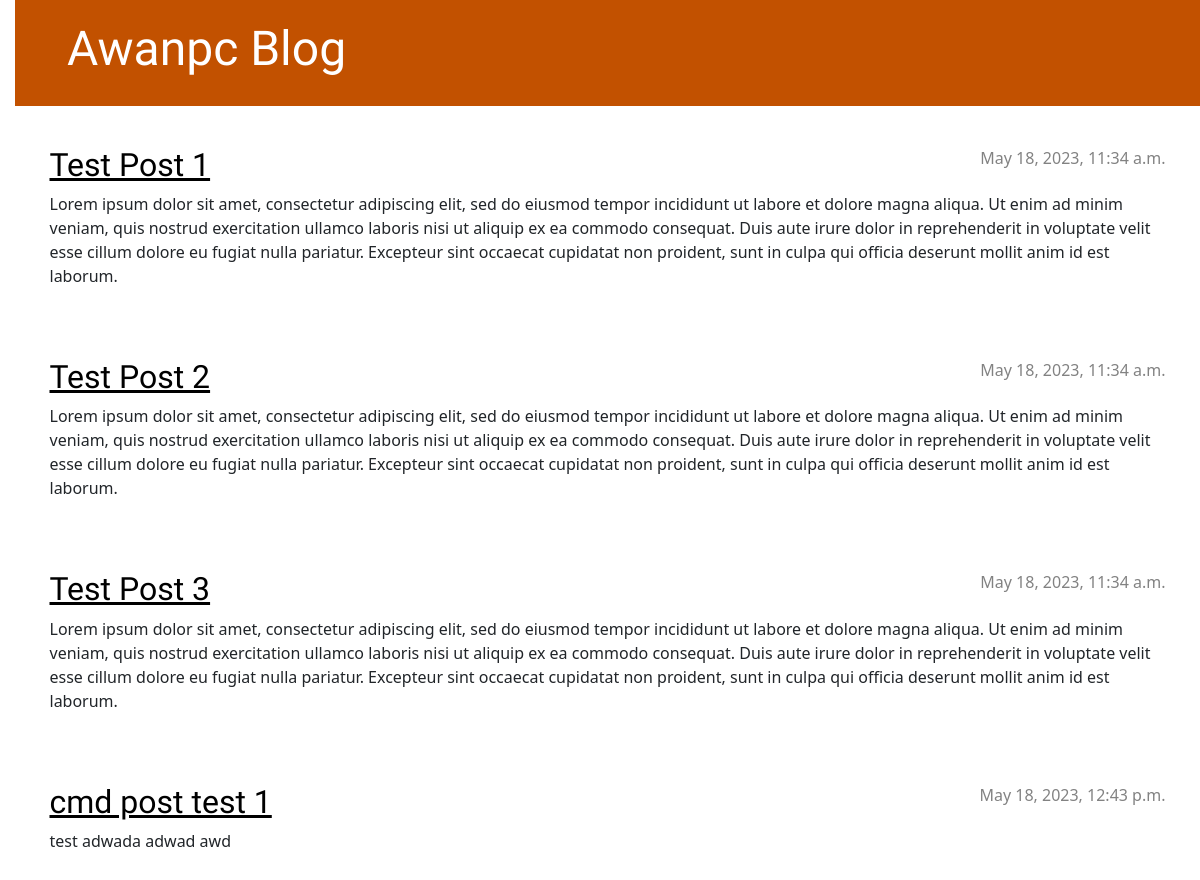
Before: / with the older database file.
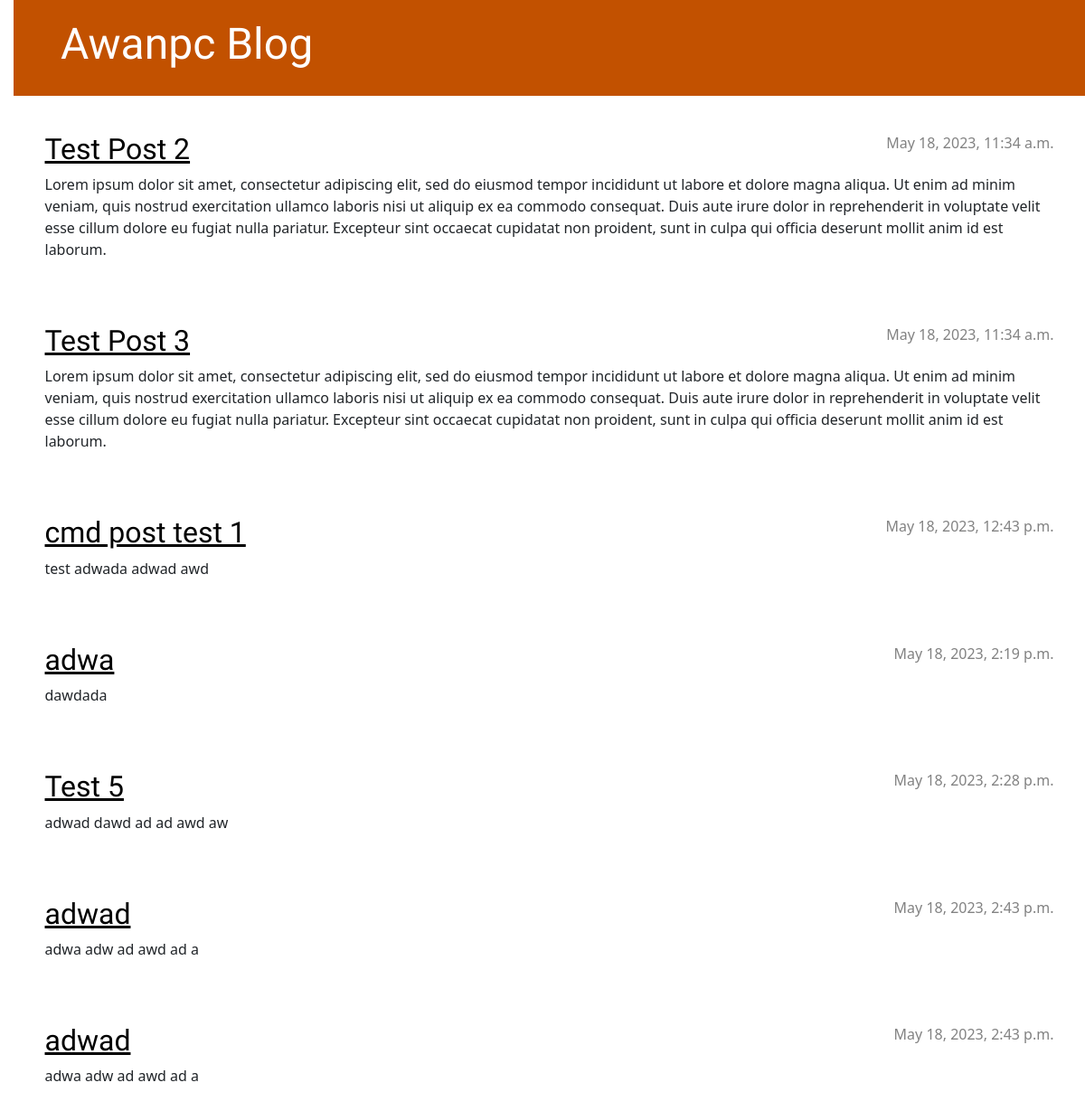
After: the same page with the newer database file.
### blog/models.py (models this page shows, shortened)
class Post(models.Model):
    author = models.ForeignKey(settings.AUTH_USER_MODEL, on_delete=models.CASCADE)
    title = models.CharField(max_length=200)
    text = models.TextField()
    created_date = models.DateTimeField(default=timezone.now)
    published_date = models.DateTimeField(blank=True, null=True)

### blog/views.py (the view)
# urls.py: path('', views.post_list, name='post_list'),
def post_list(request):
    posts = Post.objects.filter(published_date__lte=timezone.now()).order_by('published_date')
    return render(request, 'blog/post_list.html', {'posts' : posts})

### blog/templates/blog/post_list.html (shortened to what this page needs)
{% extends 'blog/base.html' %} {% block content %} {% for post in posts %}
<article class="post">
  {% if post.published_date %}
  <time class="date"> {{ post.published_date }} </time>
  {% endif %}
  <h2><a href="{% url 'post_detail' pk=post.pk %}">{{ post.title }}</a></h2>
  <p>{{ post.text|linebreaksbr }}</p>
</article>
{% endfor %} {% endblock %}

### blog/templates/blog/base.html (shortened to what this page needs)
{% load static %}
<!DOCTYPE html>
<html>
  <head>
    <link
      rel="stylesheet"
      href="https://cdn.jsdelivr.net/npm/bootstrap@5.1.3/dist/css/bootstrap.min.css"
    />
    <link rel="stylesheet" href="{% static 'css/blog.css' %}" />
  </head>
  <body>
    <header class="page-header">
      <div class="container">
        <h1><a href="/">Awanpc Blog</a></h1>
      </div>
    </header>
    <main class="container">
      <div class="row">
        <div class="col">{% block content %} {% endblock %}</div>
      </div>
    </main>
  </body>
</html>

### blog/static/css/blog.css (style rules this page uses)
h1 a, h2 a { color: #C25100; font-family: 'Lobster'; }
body { padding-left: 15px; }
.page-header { background-color: #C25100; margin-top: 0; margin-bottom: 40px; padding: 20px 20px 20px 40px; }
.page-header h1, .page-header h1 a, .page-header h1 a:visited, .page-header h1 a:active { color: #ffffff; font-size: 36pt; text-decoration: none; }
h1, h2, h3, h4 { font-family: 'Lobster', cursive; }
.date { color: #828282; }
.post { margin-bottom: 70px; }
.post h2 a, .post h2 a:visited { color: #000000; }
.post > .date, .post > .actions { float: right; }

Changed rows visible on the page:
removed Post: published_date "May 18, 2023, 11:34 a.m.", title "Test Post 1", text "Lorem ipsum dolor sit amet, consectetur adipiscing elit, sed do eiusmod tempor incididunt ut labore et dolore magna aliqua. Ut enim ad minim veniam, quis nostrud exercitation ullamco laboris nisi ut aliquip ex ea commodo consequat. Duis aute irure dolor in reprehenderit in voluptate velit esse cillum dolore eu fugiat nulla pariatur. Excepteur sint occaecat cupidatat non proident, sunt in culpa qui officia deserunt mollit anim id est laborum."
added Post: published_date "May 18, 2023, 2:19 p.m.", title "adwa", text "dawdada"
added Post: published_date "May 18, 2023, 2:28 p.m.", title "Test 5", text "adwad dawd ad ad awd aw"
added Post: published_date "May 18, 2023, 2:43 p.m.", title "adwad", text "adwa adw ad awd ad a"
added Post: published_date "May 18, 2023, 2:43 p.m.", title "adwad", text "adwa adw ad awd ad a"
